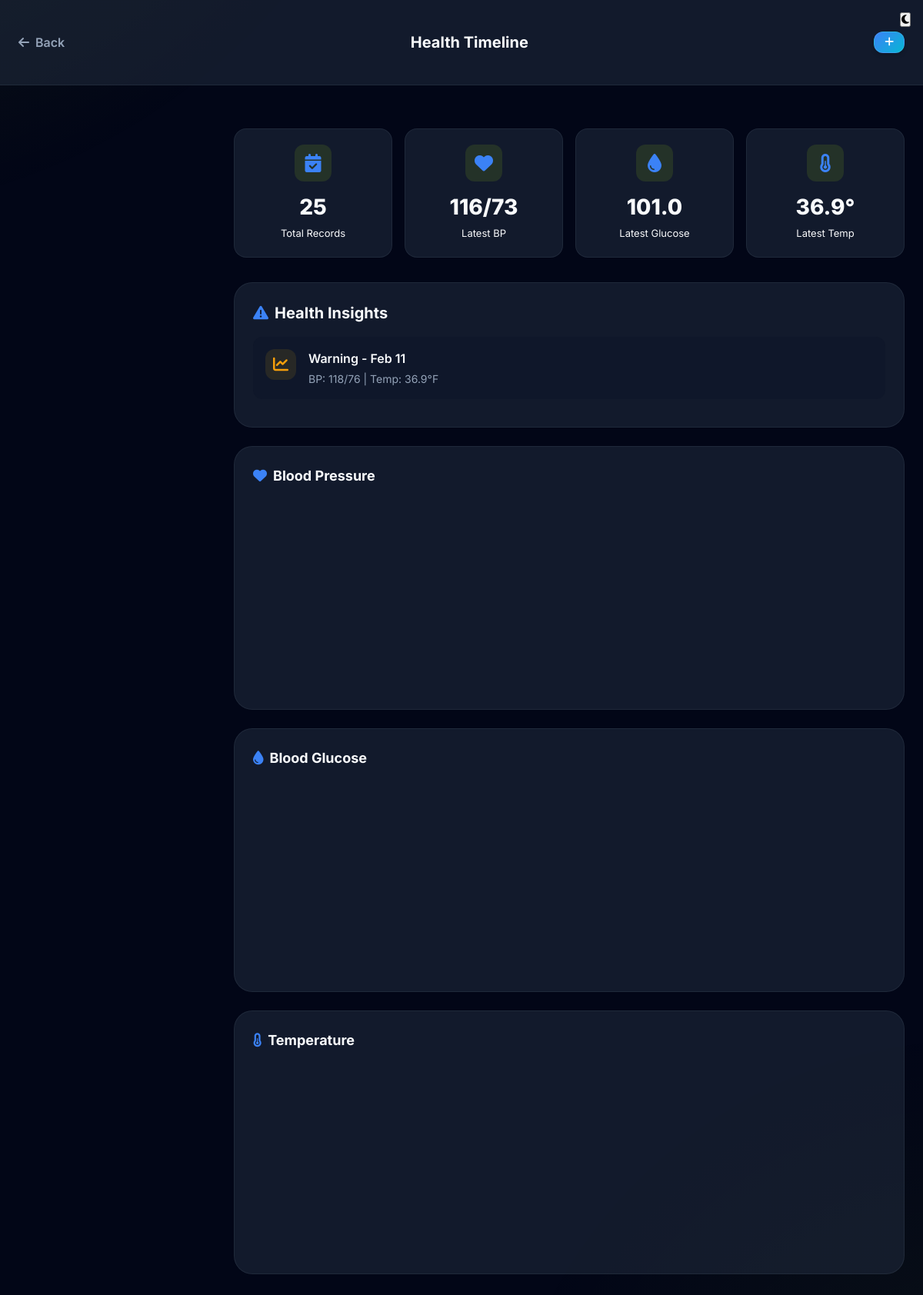
The page /vitals_timeline (signed in) on the database its author committed.
### app.py (models this page shows)
class VitalRecord(db.Model):
    id = db.Column(db.Integer, primary_key=True)
    user_id = db.Column(db.Integer, db.ForeignKey('user.id'), nullable=False)
    bp_systolic = db.Column(db.Integer, nullable=True)
    bp_diastolic = db.Column(db.Integer, nullable=True)
    blood_glucose = db.Column(db.Float, nullable=True)  # mg/dL
    temperature = db.Column(db.Float, nullable=True)  # Fahrenheit
    heart_rate = db.Column(db.Integer, nullable=True)
    oxygen_saturation = db.Column(db.Integer, nullable=True)  # SpO2 %
    weight = db.Column(db.Float, nullable=True)  # kg
    notes = db.Column(db.Text, nullable=True)
    alert_level = db.Column(db.String(20), default='normal')  # normal, warning, critical
    created_at = db.Column(db.DateTime, default=datetime.utcnow)

### app.py (the view)
@app.route('/vitals_timeline')
@login_required
def vitals_timeline():
    records = VitalRecord.query.filter_by(user_id=current_user.id)\
        .order_by(VitalRecord.created_at.desc())\
        .limit(30).all()
    chart_data = {
        'dates': [r.created_at.strftime('%b %d') for r in reversed(records)],
        'systolic': [r.bp_systolic for r in reversed(records) if r.bp_systolic],
        'diastolic': [r.bp_diastolic for r in reversed(records) if r.bp_diastolic],
        'glucose': [r.blood_glucose for r in reversed(records) if r.blood_glucose],
        'temperature': [r.temperature for r in reversed(records) if r.temperature],
        'heart_rate': [r.heart_rate for r in reversed(records) if r.heart_rate],
        'oxygen': [r.oxygen_saturation for r in reversed(records) if r.oxygen_saturation]
    }
    return render_template('vitals_timeline.html', records=records, chart_data=chart_data)

### app.py (called while the page is built)
@app.context_processor
def inject_languages():
    return dict(LANGUAGES=LANGUAGES, now=datetime.utcnow)

@login_manager.user_loader
def load_user(user_id):
    return User.query.get(int(user_id))

@app.after_request
def add_security_headers(response):
    response.headers['X-Frame-Options'] = 'SAMEORIGIN'
    response.headers['X-Content-Type-Options'] = 'nosniff'
    response.headers['Referrer-Policy'] = 'strict-origin-when-cross-origin'
    return response

### templates/vitals_timeline.html (shortened to what this page needs)
<!DOCTYPE html>
<html lang="en">
<head>
    <link rel="stylesheet" href="https://cdnjs.cloudflare.com/ajax/libs/font-awesome/6.4.0/css/all.min.css">
    <link rel="stylesheet" href="/static/css/style.css">
</head>
<body>
    <button class="theme-toggle" onclick="toggleTheme()" title="Toggle Theme"
        style="position: fixed; top: 1rem; right: 1rem; z-index: 2000;">
        <i class="fas fa-moon"></i>
    </button>
    <header class="page-header">
        <div class="container">
            <div class="header-content">
                <a href="{{ url_for('dashboard') }}" class="back-btn">
                    <i class="fas fa-arrow-left"></i>
                    <span>Back</span>
                </a>
                <span class="page-title">Health Timeline</span>
                <a href="{{ url_for('vitals_input') }}" class="btn btn-sm btn-primary">
                    <i class="fas fa-plus"></i>
                </a>
            </div>
        </div>
    </header>
    <main class="main-content">
        <div class="container">
            {% if records %}
            <div class="summary-cards">
                <div class="summary-card">
                    <div class="summary-icon">
                        <i class="fas fa-calendar-check"></i>
                    </div>
                    <div class="summary-value">{{ records|length }}</div>
                    <div class="summary-label">Total Records</div>
                </div>
                <div class="summary-card">
                    <div class="summary-icon">
                        <i class="fas fa-heart"></i>
                    </div>
                    <div class="summary-value">{% if records[0].bp_systolic %}{{ records[0].bp_systolic }}/{{
                        records[0].bp_diastolic }}{% else %}-{% endif %}</div>
                    <div class="summary-label">Latest BP</div>
                </div>
                <div class="summary-card">
                    <div class="summary-icon">
                        <i class="fas fa-tint"></i>
                    </div>
                    <div class="summary-value">{{ records[0].blood_glucose|default('-') }}</div>
                    <div class="summary-label">Latest Glucose</div>
                </div>
                <div class="summary-card">
                    <div class="summary-icon">
                        <i class="fas fa-thermometer-half"></i>
                    </div>
                    <div class="summary-value">{% if records[0].temperature %}{{ records[0].temperature }}°{% else %}-{%
                        endif %}</div>
                    <div class="summary-label">Latest Temp</div>
                </div>
            </div>
            {% set critical_records = records|selectattr('alert_level', 'equalto', 'critical')|list %}
            {% set warning_records = records|selectattr('alert_level', 'equalto', 'warning')|list %}
            {% if critical_records or warning_records %}
            <div class="trends-section">
                <div class="section-title">
                    <i class="fas fa-exclamation-triangle"></i>
                    Health Insights
                </div>
                {% for record in warning_records[:3] %}
                <div class="trend-item">
                    <div class="trend-icon warning">
                        <i class="fas fa-chart-line"></i>
                    </div>
                    <div class="trend-content">
                        <div class="trend-title">Warning - {{ record.created_at.strftime('%b %d') }}</div>
                        <div class="trend-text">BP: {{ record.bp_systolic }}/{{ record.bp_diastolic }} {% if
                            record.temperature %}| Temp: {{ record.temperature }}°F{% endif %}</div>
                    </div>
                </div>
                {% endfor %}
            </div>
            {% endif %}
            <div class="chart-card">
                <div class="chart-header">
                    <div class="chart-title">
                        <i class="fas fa-heart"></i>
                        Blood Pressure
                    </div>
                </div>
                <div class="chart-container" id="bpChart"></div>
            </div>
            <div class="chart-card">
                <div class="chart-header">
                    <div class="chart-title">
                        <i class="fas fa-tint"></i>
                        Blood Glucose
                    </div>
                </div>
                <div class="chart-container" id="glucoseChart"></div>
            </div>
            <div class="chart-card">
                <div class="chart-header">
                    <div class="chart-title">
                        <i class="fas fa-thermometer-half"></i>
                        Temperature
                    </div>
                </div>
                <div class="chart-container" id="tempChart"></div>
            </div>
            {% endif %}
        </div>
    </main>
</body>
</html>

### static/css/style.css (style rules this page uses)
:root { --bg-primary: #020617; --bg-secondary: #0f172a; --bg-card: rgba(30, 41, 59, 0.6); --bg-card-hover: rgba(51, 65, 85, 0.7); --bg-sidebar: rgba(15, 23, 42, 0.95); --primary: #3b82f6; --primary-glow: rgba(59, 130, 246, 0.5); --secondary: #06b6d4; --success: #10b981; --warning: #f59e0b; --error: #ef4444; --info: #3b82f6; --text-primary: #f8fafc; --text-secondary: #94a3b8; --text-muted: #64748b; --border-color: rgba(148, 163, 184, 0.1); --radius-sm: 8px; --radius-md: 12px; --radius-lg: 16px; --radius-xl: 24px; --radius-full: 9999px; --shadow-sm: 0 1px 2px 0 rgba(0, 0, 0, 0.05); --shadow-md: 0 4px 6px -1px rgba(0, 0, 0, 0.1), 0 2px 4px -1px rgba(0, 0, 0, 0.06); --shadow-lg: 0 10px 15px -3px rgba(0, 0, 0, 0.1), 0 4px 6px -2px rgba(0, 0, 0, 0.05); --shadow-xl: 0 20px 25px -5px rgba(0, 0, 0, 0.1), 0 10px 10px -5px rgba(0, 0, 0, 0.04); --glow-blue: 0 0 15px rgba(59, 130, 246, 0.3); --glow-cyan: 0 0 15px rgba(6, 182, 212, 0.3); --font-sans: 'Inter', system-ui, -apple-system, sans-serif; }
* { margin: 0; padding: 0; box-sizing: border-box; -webkit-tap-highlight-color: transparent; }
body { font-family: var(--font-sans); background-color: var(--bg-primary); background-image: radial-gradient(circle at 15% 50%, rgba(59, 130, 246, 0.08), transparent 25%), radial-gradient(circle at 85% 30%, rgba(6, 182, 212, 0.08), transparent 25%); background-attachment: fixed; color: var(--text-primary); line-height: 1.5; overflow-x: hidden; min-height: 100vh; }
a { color: var(--primary); text-decoration: none; transition: all 0.2s; }
.container { max-width: 1400px; margin: 0 auto; padding: 1.5rem; }
.btn { display: inline-flex; align-items: center; justify-content: center; padding: 0.75rem 1.5rem; border-radius: var(--radius-md); font-weight: 600; font-size: 0.95rem; transition: all 0.3s cubic-bezier(0.4, 0, 0.2, 1); cursor: pointer; border: none; gap: 0.5rem; }
.btn-sm { padding: 0.4rem 0.8rem; font-size: 0.85rem; }
.btn-primary { background: linear-gradient(135deg, var(--primary), var(--secondary)); color: white; box-shadow: 0 4px 6px -1px rgba(0, 0, 0, 0.1), 0 2px 4px -1px rgba(0, 0, 0, 0.06); border: 1px solid rgba(255, 255, 255, 0.1); }
.nav-link, .btn, .quick-action-card, .lang-btn, .floating-ai-btn { cursor: pointer !important; }
.main-content { margin-left: 280px; padding: 2rem; min-height: 100vh; transition: all 0.3s; }

### rows shown on the page
VitalRecord: bp_systolic "116", bp_diastolic "73", blood_glucose "101.0", temperature "36.9"
VitalRecord: created_at "Feb 11", bp_systolic "118", bp_diastolic "76", temperature "36.9"

### other values the page prints
{{ records|length }} "25"
